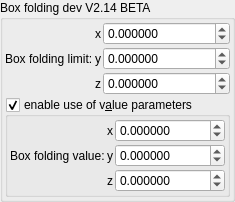
    <widget class="QGroupBox" name="groupBox">
     <property name="title">
      <string>Box folding dev V2.14 BETA</string>
     </property>
     <layout class="QVBoxLayout" name="verticalLayout_2" stretch="0,0">
      <property name="spacing">
       <number>2</number>
      </property>
      <property name="leftMargin">
       <number>2</number>
      </property>
      <property name="topMargin">
       <number>2</number>
      </property>
      <property name="rightMargin">
       <number>2</number>
      </property>
      <property name="bottomMargin">
       <number>2</number>
      </property>
      <item>
       <layout class="QGridLayout" name="gridLayout_61" columnstretch="0,0,0,1">
        <property name="spacing">
         <number>2</number>
        </property>
        <item row="1" column="2">
         <widget class="QLabel" name="label_165">
          <property name="text">
           <string notr="true">y</string>
          </property>
         </widget>
        </item>
        <item row="0" column="2">
         <widget class="QLabel" name="label_167">
          <property name="text">
           <string notr="true">x</string>
          </property>
         </widget>
        </item>
        <item row="2" column="3">
         <widget class="MyDoubleSpinBox" name="spinbox3_transf_addition_constant_111_z">
          <property name="sizePolicy">
           <sizepolicy hsizetype="Minimum" vsizetype="Maximum">
            <horstretch>0</horstretch>
            <verstretch>0</verstretch>
           </sizepolicy>
          </property>
          <property name="prefix">
           <string/>
          </property>
          <property name="suffix">
           <string/>
          </property>
          <property name="decimals">
           <number>6</number>
          </property>
          <property name="minimum">
           <double>-99.989999999999995</double>
          </property>
          <property name="maximum">
           <double>99.989999999999995</double>
          </property>
          <property name="singleStep">
           <double>0.100000000000000</double>
          </property>
         </widget>
        </item>
        <item row="2" column="2">
         <widget class="QLabel" name="label_161">
          <property name="text">
           <string notr="true">z</string>
          </property>
         </widget>
        </item>
        <item row="1" column="3">
         <widget class="MyDoubleSpinBox" name="spinbox3_transf_addition_constant_111_y">
          <property name="sizePolicy">
           <sizepolicy hsizetype="Minimum" vsizetype="Maximum">
            <horstretch>0</horstretch>
            <verstretch>0</verstretch>
           </sizepolicy>
          </property>
          <property name="prefix">
           <string/>
          </property>
          <property name="suffix">
           <string/>
          </property>
          <property name="decimals">
           <number>6</number>
          </property>
          <property name="minimum">
           <double>-99.989999999999995</double>
          </property>
          <property name="maximum">
           <double>99.989999999999995</double>
          </property>
          <property name="singleStep">
           <double>0.100000000000000</double>
          </property>
         </widget>
        </item>
        <item row="0" column="3">
         <widget class="MyDoubleSpinBox" name="spinbox3_transf_addition_constant_111_x">
          <property name="sizePolicy">
           <sizepolicy hsizetype="Minimum" vsizetype="Maximum">
            <horstretch>0</horstretch>
            <verstretch>0</verstretch>
           </sizepolicy>
          </property>
          <property name="prefix">
           <string/>
          </property>
          <property name="suffix">
           <string/>
          </property>
          <property name="decimals">
           <number>6</number>
          </property>
          <property name="minimum">
           <double>-99.989999999999995</double>
          </property>
          <property name="maximum">
           <double>99.989999999999995</double>
          </property>
          <property name="singleStep">
           <double>0.100000000000000</double>
          </property>
         </widget>
        </item>
        <item row="0" column="1" rowspan="3">
         <widget class="QLabel" name="label_20">
          <property name="text">
           <string>Box folding limit:</string>
          </property>
         </widget>
        </item>
       </layout>
      </item>
      <item>
       <widget class="MyGroupBox" name="groupCheck_transf_function_enabled_false">
        <property name="enabled">
         <bool>true</bool>
        </property>
        <property name="title">
         <string>enable use of v&amp;alue parameters</string>
        </property>
        <property name="checkable">
         <bool>true</bool>
        </property>
        <layout class="QVBoxLayout" name="verticalLayout_14" stretch="0">
         <property name="spacing">
          <number>2</number>
         </property>
         <property name="leftMargin">
          <number>2</number>
         </property>
         <property name="topMargin">
          <number>2</number>
         </property>
         <property name="rightMargin">
          <number>2</number>
         </property>
         <property name="bottomMargin">
          <number>2</number>
         </property>
         <item>
          <layout class="QGridLayout" name="gridLayout_11" columnstretch="0,0,1">
           <property name="spacing">
            <number>2</number>
           </property>
           <item row="1" column="2">
            <widget class="MyDoubleSpinBox" name="spinbox3_transf_addition_constant_222_y">
             <property name="enabled">
              <bool>true</bool>
             </property>
             <property name="sizePolicy">
              <sizepolicy hsizetype="Minimum" vsizetype="Maximum">
               <horstretch>0</horstretch>
               <verstretch>0</verstretch>
              </sizepolicy>
             </property>
             <property name="prefix">
              <string/>
             </property>
             <property name="suffix">
              <string/>
             </property>
             <property name="decimals">
              <number>6</number>
             </property>
             <property name="minimum">
              <double>-99.989999999999995</double>
             </property>
             <property name="maximum">
              <double>99.989999999999995</double>
             </property>
             <property name="singleStep">
              <double>0.100000000000000</double>
             </property>
            </widget>
           </item>
           <item row="1" column="1">
            <widget class="QLabel" name="label_162">
             <property name="text">
              <string notr="true">y</string>
             </property>
            </widget>
           </item>
           <item row="2" column="2">
            <widget class="MyDoubleSpinBox" name="spinbox3_transf_addition_constant_222_z">
             <property name="enabled">
              <bool>true</bool>
             </property>
             <property name="sizePolicy">
              <sizepolicy hsizetype="Minimum" vsizetype="Maximum">
               <horstretch>0</horstretch>
               <verstretch>0</verstretch>
              </sizepolicy>
             </property>
             <property name="prefix">
              <string/>
             </property>
             <property name="suffix">
              <string/>
             </property>
             <property name="decimals">
              <number>6</number>
             </property>
             <property name="minimum">
              <double>-99.989999999999995</double>
             </property>
             <property name="maximum">
              <double>99.989999999999995</double>
             </property>
             <property name="singleStep">
              <double>0.100000000000000</double>
             </property>
            </widget>
           </item>
           <item row="2" column="1">
            <widget class="QLabel" name="label_163">
             <property name="text">
              <string notr="true">z</string>
             </property>
            </widget>
           </item>
           <item row="0" column="2">
            <widget class="MyDoubleSpinBox" name="spinbox3_transf_addition_constant_222_x">
             <property name="enabled">
              <bool>true</bool>
             </property>
             <property name="sizePolicy">
              <sizepolicy hsizetype="Minimum" vsizetype="Maximum">
               <horstretch>0</horstretch>
               <verstretch>0</verstretch>
              </sizepolicy>
             </property>
             <property name="prefix">
              <string/>
             </property>
             <property name="suffix">
              <string/>
             </property>
             <property name="decimals">
              <number>6</number>
             </property>
             <property name="minimum">
              <double>-99.989999999999995</double>
             </property>
             <property name="maximum">
              <double>99.989999999999995</double>
             </property>
             <property name="singleStep">
              <double>0.100000000000000</double>
             </property>
            </widget>
           </item>
           <item row="0" column="1">
            <widget class="QLabel" name="label_160">
             <property name="text">
              <string notr="true">x</string>
             </property>
            </widget>
           </item>
           <item row="0" column="0" rowspan="3">
            <widget class="QLabel" name="label_24">
             <property name="text">
              <string>Box folding value:</string>
             </property>
            </widget>
           </item>
          </layout>
         </item>
        </layout>
       </widget>
      </item>
     </layout>
    </widget>
